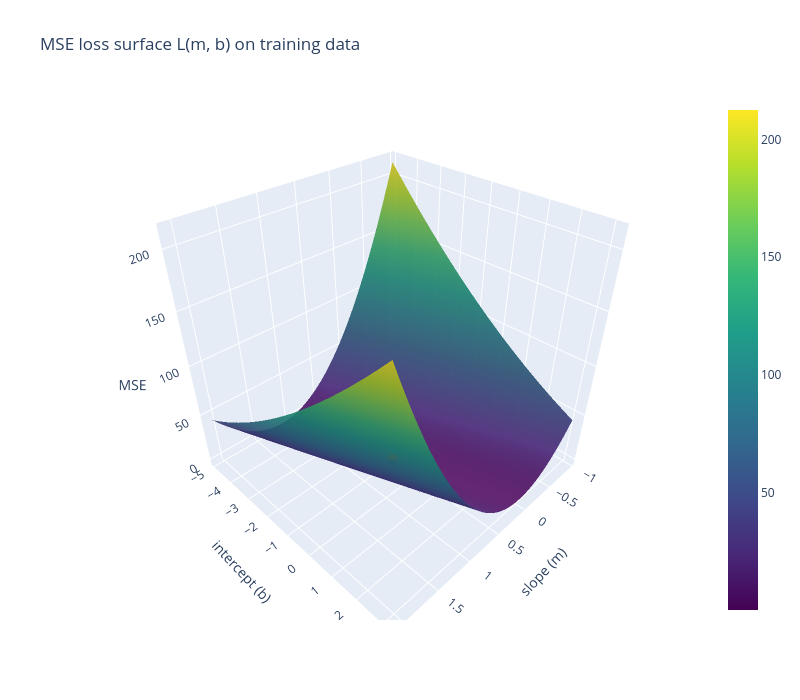

Source (notebook cell):
### Code cell
loss_at_optimum = mse_loss(m_opt, b_opt, x_train_np, y_train_np)

fig = go.Figure()
fig.add_trace(
    go.Surface(
        x=M,
        y=B,
        z=Z,
        colorscale="Viridis",
        opacity=0.9,
        name="MSE loss",
    )
)
fig.add_trace(
    go.Scatter3d(
        x=[m_opt],
        y=[b_opt],
        z=[loss_at_optimum],
        mode="markers",
        marker=dict(size=6, color="red"),
        name="OLS minimum (sklearn)",
    )
)
fig.update_layout(
    title="MSE loss surface L(m, b) on training data",
    scene=dict(
        xaxis_title="slope (m)",
        yaxis_title="intercept (b)",
        zaxis_title="MSE",
    ),
    width=800,
    height=700,
)
fig.show()

### Figure 1 — Plotly figure (JSON) as saved in the notebook; plotly's stock layout.template omitted (floating-point values rounded to 4 significant figures; data arrays with more than 128 entries replaced by an {"elided": "..."} marker saying what was removed)
{"data": [{"colorscale": [[0, "#440154"], [0.1111, "#482878"], [0.2222, "#3e4989"], [0.3333, "#31688e"], [0.4444, "#26828e"], [0.5556, "#1f9e89"], [0.6667, "#35b779"], [0.7778, "#6ece58"], [0.8889, "#b5de2b"], [1, "#fde725"]], "name": "MSE loss", "opacity": 0.9, "type": "surface", "x": {"elided": "60x60 float values"}, "y": {"elided": "60x60 float values"}, "z": {"elided": "60x60 float values"}}, {"marker": {"color": "red", "size": 6}, "mode": "markers", "name": "OLS minimum (sklearn)", "type": "scatter3d", "x": [0.558], "y": [-0.8961], "z": [0.1035]}], "layout": {"height": 700, "scene": {"xaxis": {"title": {"text": "slope (m)"}}, "yaxis": {"title": {"text": "intercept (b)"}}, "zaxis": {"title": {"text": "MSE"}}}, "title": {"text": "MSE loss surface L(m, b) on training data"}, "width": 800}}
